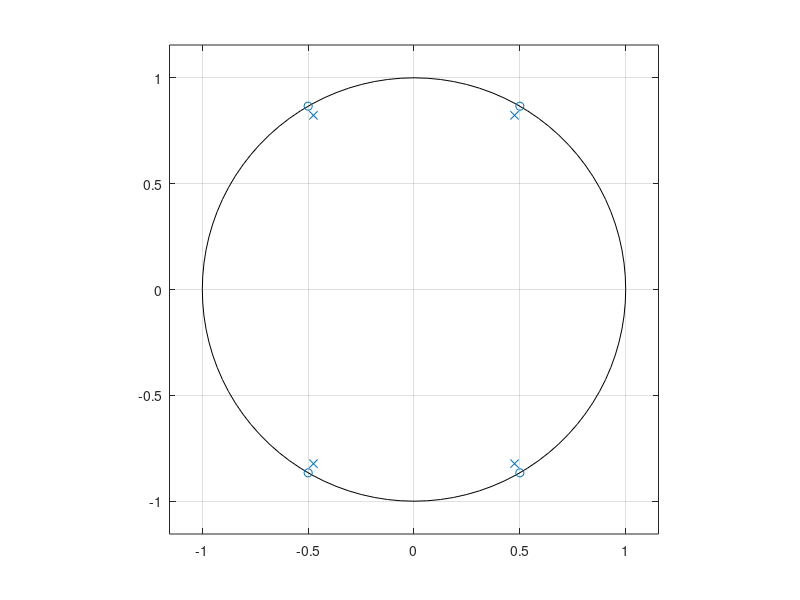
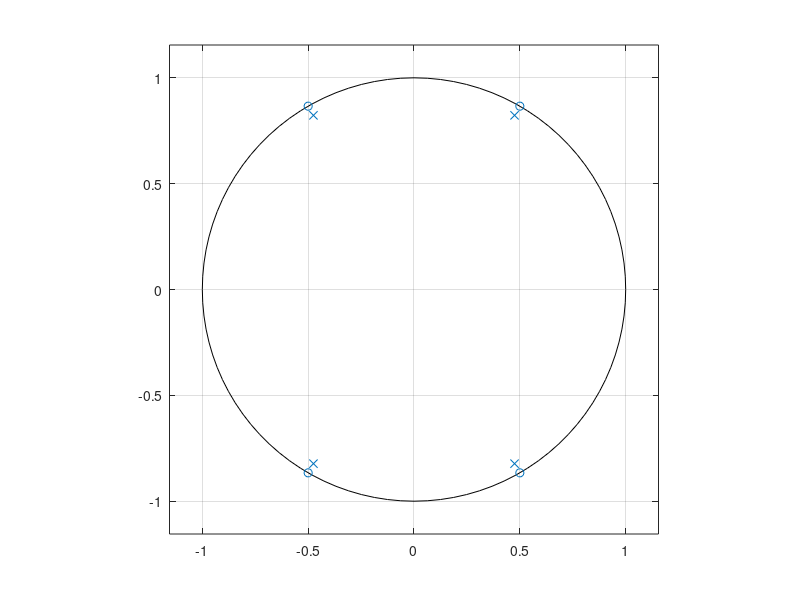

The MATLAB source for these figures, in order:
% P2 Ejercicio 1a

clear all;
close all;
clc;

% numerador:

hn1=[1 -exp(pi/3*1i)];
hn2=[1 -exp(2*pi/3*1i)];
hn3=[1 -exp(-pi/3*1i)];
hn4=[1 -exp(-2*pi/3*1i)];

% denominador:

hd1=[1 -0.95*exp(pi/3*1i)];
hd2=[1 -0.95*exp(2*pi/3*1i)];
hd3=[1 -0.95*exp(-pi/3*1i)];
hd4=[1 -0.95*exp(-2*pi/3*1i)];

% recordar usar convolución, no el producto de vectores:

h1=conv(hn1, conv(hn2, conv(hn3, hn4)));
h2=conv(hd1, conv(hd2, conv(hd3, hd4)));

% podemos ver el plano Z:

figure;
zplane(h1, h2)

% que debería coincidir con el resultado del polinomio:

hnuevo1=[1 0 1 0 1];
hnuevo2=[1 0 0.9025 0 0.8145];

figure; 
zplane(hnuevo1, hnuevo2)
